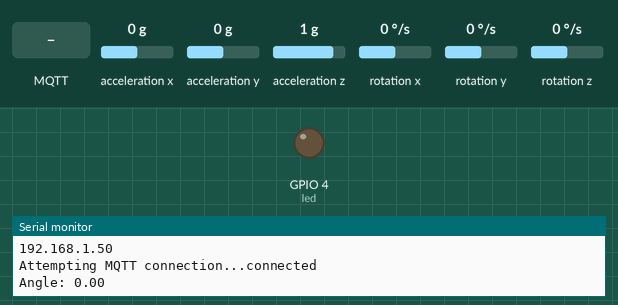
Recording of a sketch running on a simulated ESP32. Parts: output pins drawn as LEDs (lit = HIGH), the last lines printed to the serial monitor. Inputs (shaded band) come from the test bench; at power-on: acceleration x 0 g, acceleration y 0 g, acceleration z 1 g, rotation x 0 °/s, rotation y 0 °/s, rotation z 0 °/s. WiFi joins after 1.5 s; servers stay silent unless stated; no MQTT or app messages arrive unless stated.

Above: at 5.7 s.
5.8 s: MQTT message "on" arrives on the second subscribed topic
At 6.3 s:
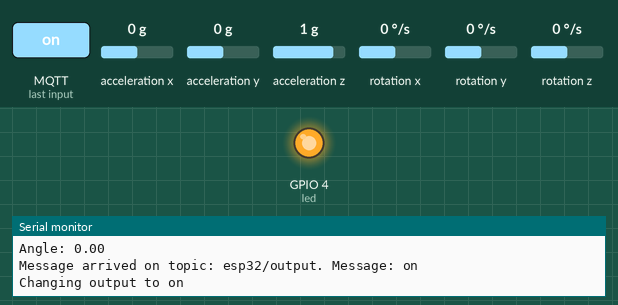
7.3 s: MQTT message "esp32/output" arrives on the first subscribed topic
8.8 s: MQTT message "on" arrives on the first subscribed topic
Timing chart, 0 to 11.8 s (numbered marks = the images above; inputs shaded):
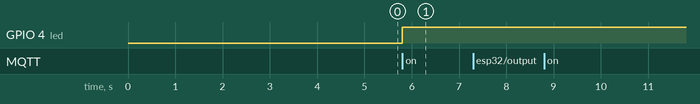

The sketch:

MQTT_GRYOZ_main_code.ino
```cpp
//***********************************//
// ALEX LEE. EEYAL5                  //
// UNI OF NOTTINGHAM EEE             //
// 20459944                          //
//***********************************//

//PROGRAM WHICH SENDS MESSAGES FROM THE ESP32 TO R-PI WHICH IS THEN DISPLAYED ONTO THE NODE-RED DASHBOARD
//USE THE MPU-6050 GYRO-ANGLE Z VALUE

//Add sensors or component libraries here
#include <WiFi.h>
#include <PubSubClient.h>
#include <Wire.h>
#include <MPU6050_tockn.h>

MPU6050 mpu6050(Wire);

const int led = 4;

// Add MQTT Broker IP address
const char* mqtt_server = "192.168.2.1";
const char* ssid = "tonyTable";
const char* password = "brazillostlol";

WiFiClient espClient;
PubSubClient client(espClient);
long lastMsg = 0;
char msg[50];
int value = 0;
float angle;

// Sets up the script
void setup()
{
  Serial.begin(115200);
  setup_wifi();
  client.setServer(mqtt_server, 1883);
  client.setCallback(callback);

  Wire.begin();
  mpu6050.begin();
  mpu6050.calcGyroOffsets(true);

  pinMode(led, OUTPUT);
}

// Sets up the WiFi connection
void setup_wifi()
{
  delay(10);
  Serial.println();
  Serial.print("Connecting to ");
  Serial.println(ssid);

  WiFi.begin(ssid, password);

  while (WiFi.status() != WL_CONNECTED)
  {
    delay(500);
    Serial.print(".");
  }

  Serial.println("");
  Serial.println("WiFi connected");
  Serial.println("IP address: ");
  Serial.println(WiFi.localIP());
}

//A function which acts on the data which is received from the MQTT server and Node-RED
void callback(char* topic, byte* message, unsigned int length) {
  Serial.print("Message arrived on topic: ");
  Serial.print(topic);
  Serial.print(". Message: ");
  String messageTemp;

  for (int i = 0; i < length; i++) {
    Serial.print((char)message[i]);
    messageTemp += (char)message[i];
  }
  Serial.println();

  if (String(topic) == "esp32/output")
  {
    Serial.print("Changing output to ");
    if(messageTemp == "on")
    {
      Serial.println("on");
      digitalWrite(led, HIGH);
    }
    else if(messageTemp == "off")
    {
      Serial.println("off");
      digitalWrite(led, LOW);
    }
  }
}

void reconnect() // Loop until its reconnected to the MQTT server
{
  while (!client.connected())
  {
    Serial.print("Attempting MQTT connection...");
    // Attempt to connect
    if (client.connect("ESP32Client"))
    {
      Serial.println("connected");

       // Add your subscribe topics here to subscribe to the topics
      client.subscribe("esp32/Angle");
      client.subscribe("esp32/output");
    }
    else
    {
      Serial.print("failed, rc=");
      Serial.print(client.state());
      Serial.println(" try again in 5 seconds");
      delay(5000);
    }
  }
}

void loop()
{
  mpu6050.update();

  if (!client.connected())
  {
    reconnect();
  }
  client.loop();

  long now = millis();
  if (now - lastMsg > 5000)
  {
    lastMsg = now;

    angle = mpu6050.getAngleZ();

    // Convert the value to a char array
    char tempString[8];
    dtostrf(angle, 1, 2, tempString);
    Serial.print("Angle: ");
    Serial.println(tempString);
    client.publish("esp32/Angle", tempString);
  }
}
```

Measured:
- after the input at 5.8 s, GPIO 4 (led): LOW → HIGH at once
